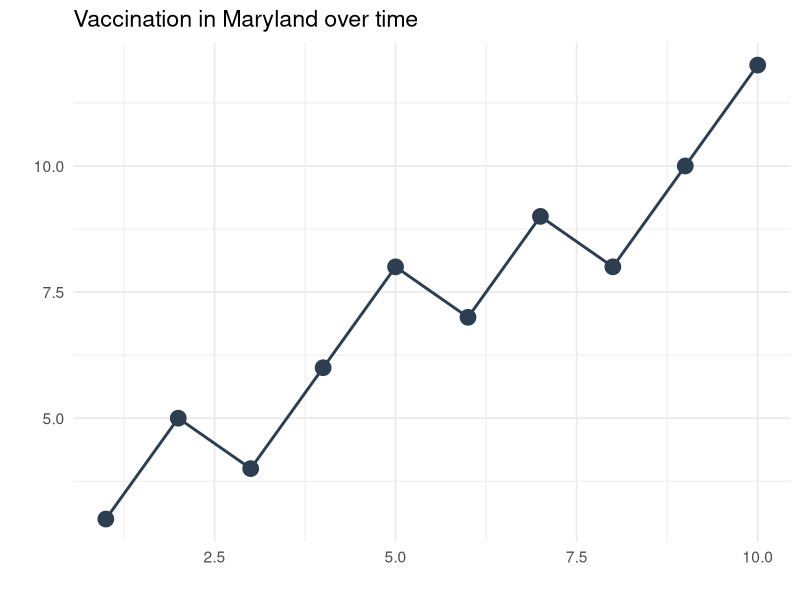
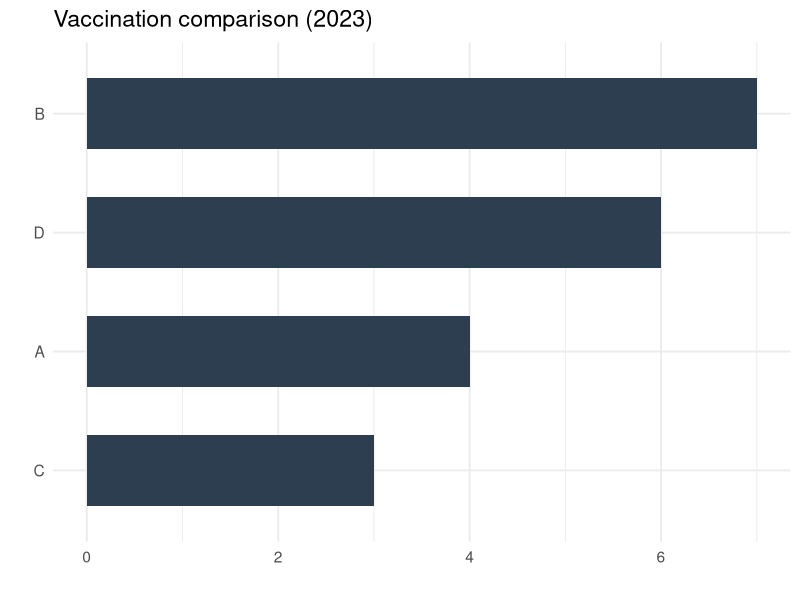
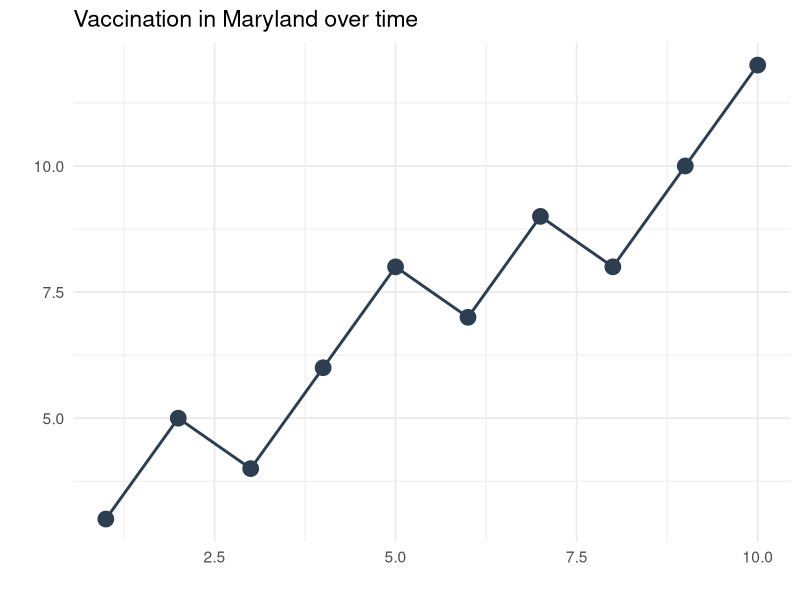
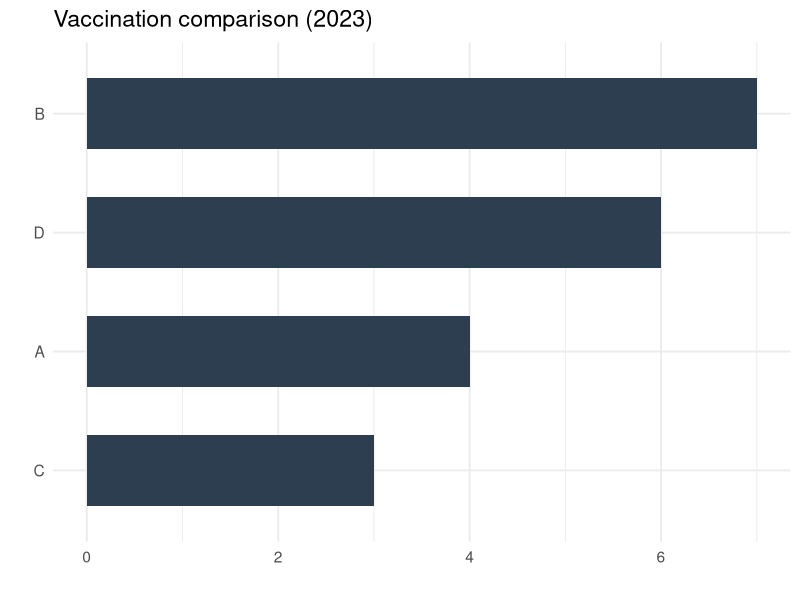
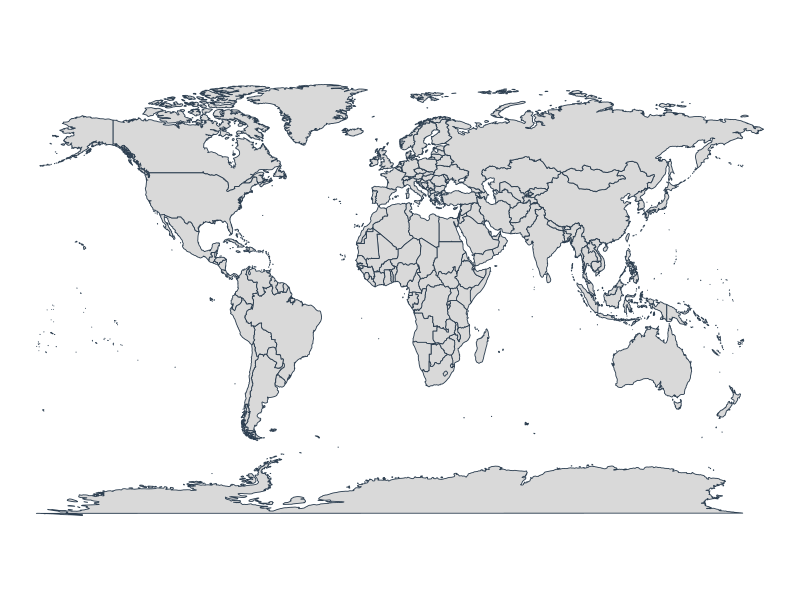

These figures' R source, in order:
## ---- chunk 1
library(tidyverse)
library(maps)

maplot <- function() {
    world <- map_data("world")

    ggplot(world, aes(long, lat, group = group)) +
        geom_polygon(fill = "#d9d9d9", color = "#2c3e50", size = 0.3) +
        coord_fixed(1.3) +
        theme_void()
}

barplot <- function() {
    df <- data.frame(
        category = c("A", "B", "C", "D"),
        value = c(4, 7, 3, 6)
    )

    ggplot(df, aes(x = value, y = reorder(category, value))) +
        geom_col(fill = "#2c3e50", width = 0.6) +
        theme_minimal(base_size = 14) +
        xlab("") +
        ylab("")
}

lineplot <- function() {
    df <- data.frame(
        x = 1:10,
        y = c(3, 5, 4, 6, 8, 7, 9, 8, 10, 12)
    )

    ggplot(df, aes(x = x, y = y)) +
        geom_line(color = "#2c3e50", size = 1) +
        geom_point(color = "#2c3e50", size = 5) +
        theme_minimal(base_size = 14) +
        xlab("") +
        ylab("")
}
## ---- chunk 2
lineplot() + ggtitle("Vaccination in Maryland over time")
## ---- chunk 3
barplot() + ggtitle("Vaccination comparison (2023)")
## ---- chunk 4
lineplot() + ggtitle("Vaccination in Maryland over time")
## ---- chunk 5
barplot() + ggtitle("Vaccination comparison (2023)")
## ---- chunk 6
#| layout: [[10]]
#| fig-height: 1.5
#| fig-width: 4
maplot()
